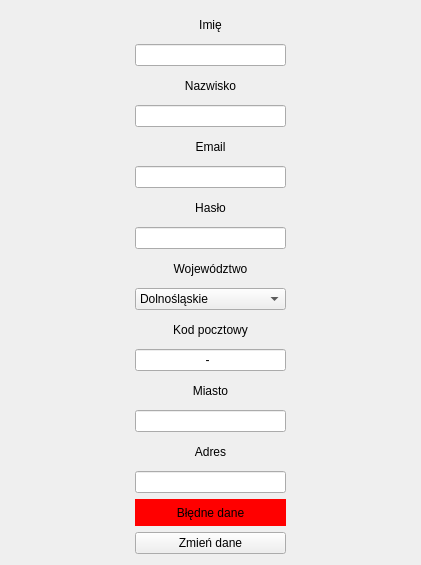
<?xml version="1.0" encoding="UTF-8"?>
<ui version="4.0">
 <class>EditPersonalDataForm</class>
 <widget class="QWidget" name="EditPersonalDataForm">
  <property name="geometry">
   <rect>
    <x>0</x>
    <y>0</y>
    <width>421</width>
    <height>565</height>
   </rect>
  </property>
  <property name="maximumSize">
   <size>
    <width>765</width>
    <height>16777215</height>
   </size>
  </property>
  <property name="windowTitle">
   <string>Form</string>
  </property>
  <layout class="QHBoxLayout" name="horizontalLayout">
   <item>
    <spacer name="horizontalSpacer">
     <property name="orientation">
      <enum>Qt::Orientation::Horizontal</enum>
     </property>
     <property name="sizeHint" stdset="0">
      <size>
       <width>133</width>
       <height>20</height>
      </size>
     </property>
    </spacer>
   </item>
   <item>
    <layout class="QVBoxLayout" name="verticalLayout">
     <item>
      <widget class="QLabel" name="label">
       <property name="text">
        <string>Imię</string>
       </property>
       <property name="alignment">
        <set>Qt::AlignmentFlag::AlignCenter</set>
       </property>
      </widget>
     </item>
     <item>
      <widget class="QLineEdit" name="nameEdit">
       <property name="maximumSize">
        <size>
         <width>244</width>
         <height>16777215</height>
        </size>
       </property>
      </widget>
     </item>
     <item>
      <widget class="QLabel" name="label_2">
       <property name="text">
        <string>Nazwisko</string>
       </property>
       <property name="alignment">
        <set>Qt::AlignmentFlag::AlignCenter</set>
       </property>
      </widget>
     </item>
     <item>
      <widget class="QLineEdit" name="surnameEdit">
       <property name="maximumSize">
        <size>
         <width>244</width>
         <height>16777215</height>
        </size>
       </property>
      </widget>
     </item>
     <item>
      <widget class="QLabel" name="label_3">
       <property name="text">
        <string>Email</string>
       </property>
       <property name="alignment">
        <set>Qt::AlignmentFlag::AlignCenter</set>
       </property>
      </widget>
     </item>
     <item>
      <widget class="QLineEdit" name="emailEdit">
       <property name="maximumSize">
        <size>
         <width>244</width>
         <height>16777215</height>
        </size>
       </property>
      </widget>
     </item>
     <item>
      <widget class="QLabel" name="label_4">
       <property name="text">
        <string>Hasło</string>
       </property>
       <property name="alignment">
        <set>Qt::AlignmentFlag::AlignCenter</set>
       </property>
      </widget>
     </item>
     <item>
      <widget class="QLineEdit" name="passwdEdit">
       <property name="maximumSize">
        <size>
         <width>244</width>
         <height>16777215</height>
        </size>
       </property>
      </widget>
     </item>
     <item>
      <widget class="QLabel" name="label_5">
       <property name="text">
        <string>Województwo</string>
       </property>
       <property name="alignment">
        <set>Qt::AlignmentFlag::AlignCenter</set>
       </property>
      </widget>
     </item>
     <item>
      <widget class="QComboBox" name="provincesComboBox">
       <item>
        <property name="text">
         <string>Dolnośląskie</string>
        </property>
       </item>
       <item>
        <property name="text">
         <string>Kujawsko-pomorskie</string>
        </property>
       </item>
       <item>
        <property name="text">
         <string>Lubelskie</string>
        </property>
       </item>
       <item>
        <property name="text">
         <string>Lubuskie</string>
        </property>
       </item>
       <item>
        <property name="text">
         <string>Łódzkie</string>
        </property>
       </item>
       <item>
        <property name="text">
         <string>Małopolskie</string>
        </property>
       </item>
       <item>
        <property name="text">
         <string>Mazowieckie</string>
        </property>
       </item>
       <item>
        <property name="text">
         <string>Opolskie</string>
        </property>
       </item>
       <item>
        <property name="text">
         <string>Podkarpackie</string>
        </property>
       </item>
       <item>
        <property name="text">
         <string>Podlaskie</string>
        </property>
       </item>
       <item>
        <property name="text">
         <string>Pomorskie</string>
        </property>
       </item>
       <item>
        <property name="text">
         <string>Śląskie</string>
        </property>
       </item>
       <item>
        <property name="text">
         <string>Świętokrzyskie</string>
        </property>
       </item>
       <item>
        <property name="text">
         <string>Warmińsko-mazurskie</string>
        </property>
       </item>
       <item>
        <property name="text">
         <string>Wielkopolskie</string>
        </property>
       </item>
       <item>
        <property name="text">
         <string>Zachodniopomorskie</string>
        </property>
       </item>
      </widget>
     </item>
     <item>
      <widget class="QLabel" name="label_6">
       <property name="text">
        <string>Kod pocztowy</string>
       </property>
       <property name="alignment">
        <set>Qt::AlignmentFlag::AlignCenter</set>
       </property>
      </widget>
     </item>
     <item>
      <widget class="QLineEdit" name="zipCodeEdit">
       <property name="maximumSize">
        <size>
         <width>244</width>
         <height>16777215</height>
        </size>
       </property>
       <property name="inputMask">
        <string>99-999</string>
       </property>
       <property name="alignment">
        <set>Qt::AlignmentFlag::AlignCenter</set>
       </property>
      </widget>
     </item>
     <item>
      <widget class="QLabel" name="label_7">
       <property name="text">
        <string>Miasto</string>
       </property>
       <property name="alignment">
        <set>Qt::AlignmentFlag::AlignCenter</set>
       </property>
      </widget>
     </item>
     <item>
      <widget class="QLineEdit" name="cityEdit">
       <property name="maximumSize">
        <size>
         <width>244</width>
         <height>16777215</height>
        </size>
       </property>
      </widget>
     </item>
     <item>
      <widget class="QLabel" name="label_8">
       <property name="text">
        <string>Adres</string>
       </property>
       <property name="alignment">
        <set>Qt::AlignmentFlag::AlignCenter</set>
       </property>
      </widget>
     </item>
     <item>
      <widget class="QLineEdit" name="addressEdit">
       <property name="maximumSize">
        <size>
         <width>244</width>
         <height>16777215</height>
        </size>
       </property>
      </widget>
     </item>
     <item>
      <widget class="QLabel" name="errorLabel">
       <property name="styleSheet">
        <string notr="true">background-color: red;</string>
       </property>
       <property name="text">
        <string>Błędne dane</string>
       </property>
       <property name="alignment">
        <set>Qt::AlignmentFlag::AlignCenter</set>
       </property>
      </widget>
     </item>
     <item>
      <widget class="QPushButton" name="confirmButton">
       <property name="text">
        <string>Zmień dane</string>
       </property>
      </widget>
     </item>
    </layout>
   </item>
   <item>
    <spacer name="horizontalSpacer_2">
     <property name="orientation">
      <enum>Qt::Orientation::Horizontal</enum>
     </property>
     <property name="sizeHint" stdset="0">
      <size>
       <width>132</width>
       <height>20</height>
      </size>
     </property>
    </spacer>
   </item>
  </layout>
 </widget>
 <resources/>
 <connections/>
</ui>
